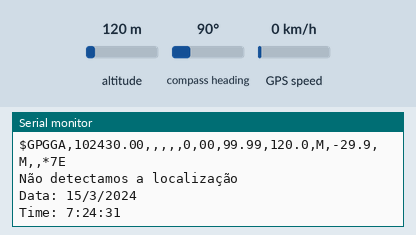
The sketch below on a simulated ESP32. Parts: the last lines printed to the serial monitor. The inputs (shaded band) are chosen by the test bench; at power-on: altitude 120 m, compass heading 90°, GPS speed 0 km/h. The GPS gets a fix after 3 s at 37.7749, -122.4194 with 8 satellites.

Above: at 1.2 s.
1.3 s: altitude set to 20 m
At 3.0 s:
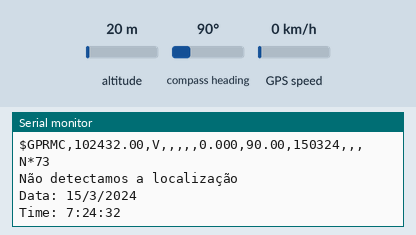
4.6 s: compass heading set to 269°
At 6.2 s:
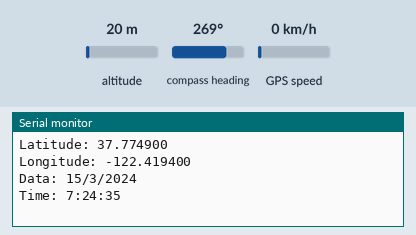
7.9 s: GPS speed set to 2 km/h
At 9.5 s:
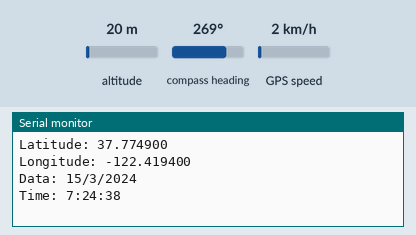
10.1 s: compass heading set to 7°
At 11.7 s:
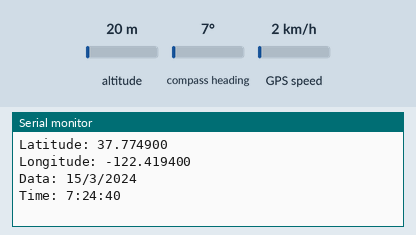
12.3 s: GPS speed set to 60 km/h
At 13.9 s:
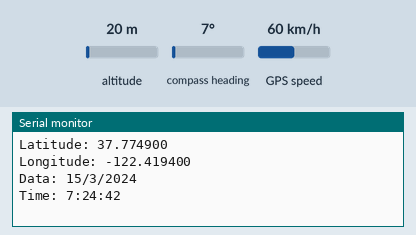
14.4 s: GPS speed set to 9 km/h
At 16.1 s:
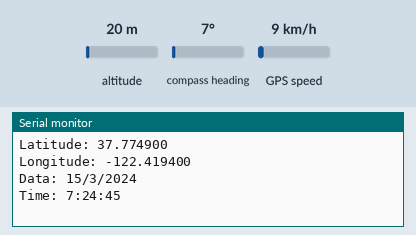
Timing chart, 0 to 17.6 s (numbered marks = the images above; inputs shaded):
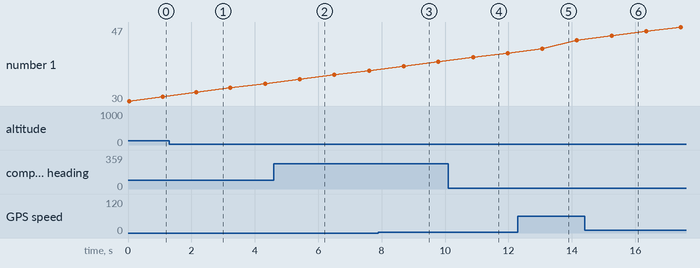

Measured:
- after the input at 4.6 s, the serial monitor: prints a new line after 0.74 s (image 2)
- after the input at 7.9 s, the serial monitor: prints a new line after 0.72 s (image 3)
- after the input at 10.1 s, the serial monitor: prints a new line after 0.71 s (image 4)
- after the input at 12.3 s, the serial monitor: prints a new line after 0.69 s (image 5)
- after the input at 14.4 s, the serial monitor: prints a new line after 0.78 s (image 6)

The sketch:

teste2.ino
```cpp
//INCLUSÃO DE BIBLIOTECAS
#include <TinyGPS++.h>
#include <SoftwareSerial.h>

/*
DEFINIÇÃO DE PINOS
*/
int RXPin = 15;
int TXPin = 4;

int GPSBaud = 9600;

// CRIANDO UM O BJETO PARA COMUNICAR COM A BIBLIOTECA
TinyGPSPlus gps;

// CRIANDO UMA PORTA SERIAL gpsSerial PARA CONVERSAR COM MÓDULO
HardwareSerial gpsSerial(1);

void setup()
{
  // INICIA A SERIAL
  Serial.begin(9600);

  // Configuração inicial do GPS
  gpsSerial.begin(GPSBaud, SERIAL_8N1, RXPin, TXPin);
}

void loop()
{
  // TODA VEZ QUE FOR LIDA UMA NOVA SENTENÇA NMEA, CHAMAREMOS A FUNÇÃO displayInfo() PARA MOSTRAR OS DADOS NA TELA
  while(gpsSerial.available() > 0) {

    char value = gpsSerial.read();
    Serial.print(value);

    if(gps.encode(value)) {
      displayInfo();
    }
  }

  // SE EM ALGUNS SEGUNDOS NÃO FOR DETECTADA NENHUMA NOVA LEITURA PELO MÓDULO,
  // SERÁ MOSTRADO ESTA MENSAGEM DE ERRO.
  if (millis() > 15000 && gps.charsProcessed() < 10) {
    Serial.println("\nSinal GPS não detectado");
    while(true);
  }
}

// FUNÇÃO RESPONSAVEL PELA LEITURA DOS DADOS
void displayInfo() {
  // SE A LOCALIZAÇÃO DO SINAL ENCONTRADO É VÁLIDA, ENTÃO
  if(gps.location.isValid()) {
    Serial.print("\nLatitude: ");

    // IMPRIME NA SERIAL O VALOR DA LATITUDE LIDA
    Serial.println(gps.location.lat(), 6);
    Serial.print("\nLongitude: ");

    // IMPRIME NA SERIAL O VALOR DA LONGITUDE LIDA
    Serial.println(gps.location.lng(), 6);
  } else {
    // SE NÃO HOUVER NENHUMA LEITURA, IMPRIME A MENSAGEM DE ERRO NA SERIAL
    Serial.println("\nNão detectamos a localização");
  }

  Serial.print("Data: ");
  // IMPRIME A DATA NA SERIAL
  if(gps.date.isValid()) {
    Serial.print(gps.date.day());
    Serial.print("/");
    Serial.print(gps.date.month());
    Serial.print("/");
    Serial.println(gps.date.year());
  } else {
    // SE NÃO HOUVER NENHUMA LEITURA, IMPRIME A MENSAGEM DE ERRO NA SERIAL
    Serial.println("Erro");
  }

  // LEITURA DA HORA PARA SER IMPRESSA NA SERIAL
  Serial.print("Time: ");
  if(gps.time.isValid()) {

    if (gps.time.hour() < 10)
      Serial.print(F("0"));

    // AJUSTA O FUSO HORARIO PARA NOSSA REGIAO (FUSO DE SP 03:00, POR ISSO O -3 NO CÓDIGO) E IMPRIME NA SERIAL
    Serial.print(gps.time.hour() - 3);
    Serial.print(":");

    if(gps.time.minute() < 10)
      Serial.print(F("0"));

    // IMPRIME A INFORMAÇÃO DOS MINUTOS NA SERIAL
    Serial.print(gps.time.minute());
    Serial.print(":");

    if(gps.time.second() < 10)
      Serial.print(F("0"));

    // IMPRIME A INFORMAÇÃO DOS SEGUNDOS NA SERIAL
    Serial.print(gps.time.second());

  } else {
    // SE NÃO HOUVER NENHUMA LEITURA, IMPRIME A MENSAGEM DE ERRO NA SERIAL
    Serial.println("Não detectamos o horário atual");
  }

  Serial.println();
  Serial.println();
  delay(1000);
}
```
